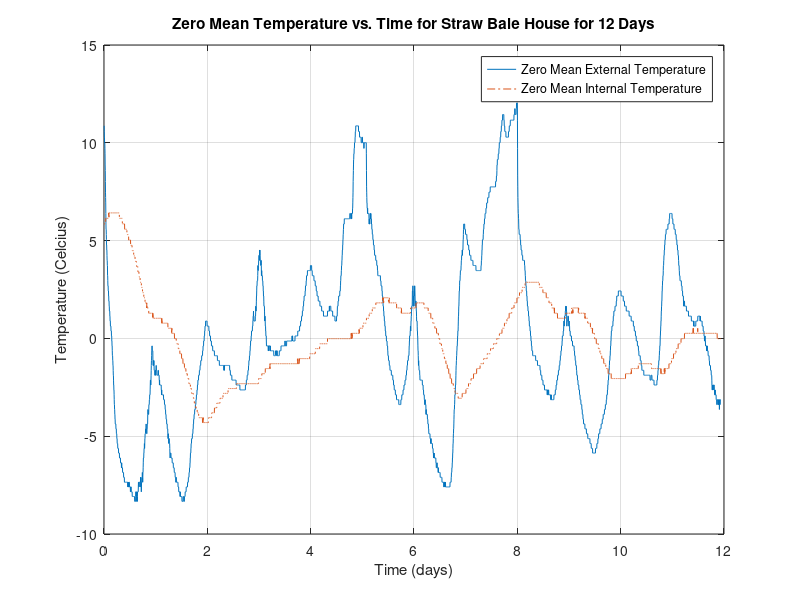

This figure's MATLAB source:
% Step 1
% Plot the zero mean adjusted data for 12 days as shown as in Figure 1

load temps;

% Array indices
idxStart = 1;
idxEnd = 5372;  % approx. 12 days

% Calculate zero means
DeltaExtTemp = ExtTemp(idxStart:idxEnd) - mean(ExtTemp(idxStart:idxEnd));
DeltaIntTemp = IntTemp(idxStart:idxEnd) - mean(IntTemp(idxStart:idxEnd));

% Plot the data
figure(2);
t = t(idxStart:idxEnd);
plot(t/60/60/24, DeltaExtTemp, '-', t/60/60/24, DeltaIntTemp, '-.');
ylabel('Temperature (Celcius)');
xlabel('Time (days)');
title('Zero Mean Temperature vs. Time for Straw Bale House for 12 Days');
legend('Zero Mean External Temperature', 'Zero Mean Internal Temperature');
grid on;